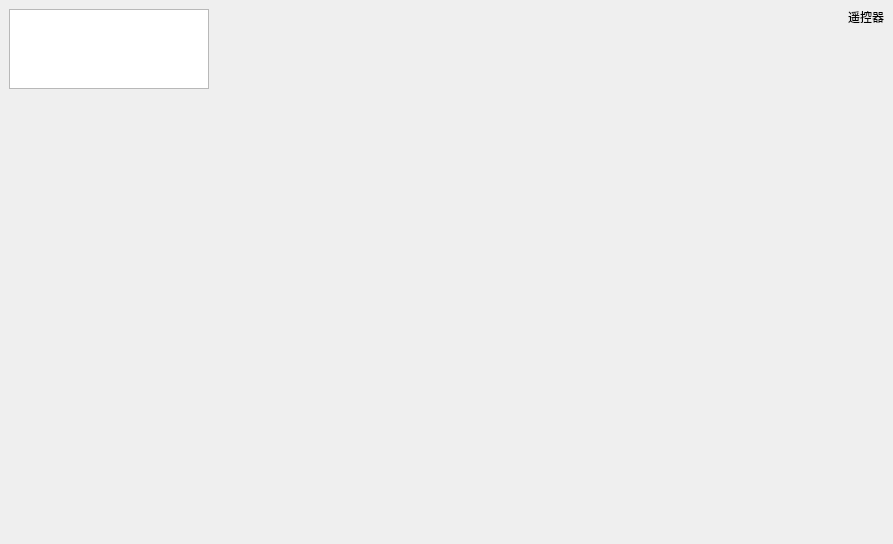
<?xml version="1.0" encoding="UTF-8"?>
<ui version="4.0">
 <class>RcWidget</class>
 <widget class="QWidget" name="RcWidget">
  <property name="geometry">
   <rect>
    <x>0</x>
    <y>0</y>
    <width>893</width>
    <height>544</height>
   </rect>
  </property>
  <property name="windowTitle">
   <string>Form</string>
  </property>
  <widget class="QLabel" name="label">
   <property name="geometry">
    <rect>
     <x>848</x>
     <y>9</y>
     <width>36</width>
     <height>16</height>
    </rect>
   </property>
   <property name="text">
    <string>遥控器</string>
   </property>
  </widget>
  <widget class="QTextEdit" name="textEdit">
   <property name="geometry">
    <rect>
     <x>9</x>
     <y>9</y>
     <width>200</width>
     <height>80</height>
    </rect>
   </property>
   <property name="minimumSize">
    <size>
     <width>200</width>
     <height>80</height>
    </size>
   </property>
   <property name="maximumSize">
    <size>
     <width>200</width>
     <height>80</height>
    </size>
   </property>
  </widget>
  <widget class="Joystick" name="Joystick_widget1" native="true">
   <property name="geometry">
    <rect>
     <x>50</x>
     <y>350</y>
     <width>130</width>
     <height>130</height>
    </rect>
   </property>
   <property name="minimumSize">
    <size>
     <width>130</width>
     <height>130</height>
    </size>
   </property>
   <property name="maximumSize">
    <size>
     <width>130</width>
     <height>130</height>
    </size>
   </property>
  </widget>
 </widget>
 <customwidgets>
  <customwidget>
   <class>Joystick</class>
   <extends>QWidget</extends>
   <header location="global">joystick.h</header>
   <container>1</container>
  </customwidget>
 </customwidgets>
 <resources/>
 <connections/>
</ui>
